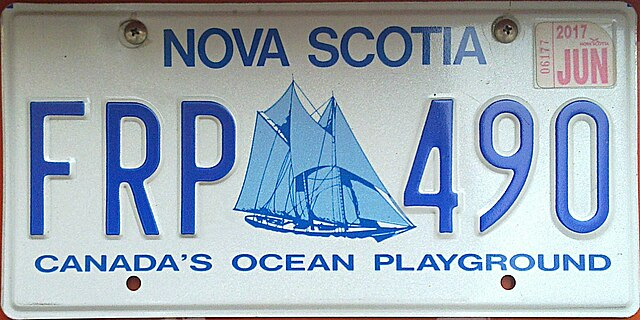
#> input picture test.jpg, 640 x 320 px, found by its file name
$ jupyter execute Class16.ipynb
#> lines starting #> are read from the running program, lines starting #| are printed output that depends on the picture
# Box filter or box blur

## What is box filter or box blur

Box filtering, also known as box blur, is a simple image processing technique where each pixel in the output image has a value equal to the average value of its neighborhood pixels in the input image. Imagine each pixel's value being replaced by the average of all the pixel values in a square (box) surrounding it.

The size of the box determines how much the image is blurred: a larger box results in a more blurred image because the average is taken over more pixels. This process can remove noise or detail from an image, making it look smoother.

In the context of the cv2.boxFilter function from the OpenCV library, the function applies this box filtering technique to an image. You provide the original image, specify how deep the color information should be in the output image (destination depth), and set the size of the box (kernel size). The normalize flag indicates whether to normalize the box's values, meaning each value in the box adds up to one, ensuring the average doesn't change the image brightness too much.

## synatax

cv2.boxFilter(source image, destination depth, kernel size, normalize option)

normalize = true as the same as avg filter

normalize = false means any pixel's value is equal the sum value of around

Because the color range of an image usually is from 0 - 255, in this case, normalize = false or normalize = 0 is easy to make the pixel's value to 255,255,255 which is zero

## Get colorful image

[cell 1]
import cv2
path = "H:\\openCV\\test.jpg"
# be careful of path and \\
imageColor = cv2.imread(path)
#> imageColor is the input picture: shape (320, 640, 3); mean B, G, R 184.7, 171.9, 157.3
# check if the image load successfully or not
if imageColor is None:
    print("Fail to load")
else:
    cv2.imshow('imageColor', imageColor)
    cv2.waitKey(0)
    cv2.destroyAllWindows()

[cell 2]
n1output = cv2.boxFilter(imageColor,-1,(5,5), normalize = 1)
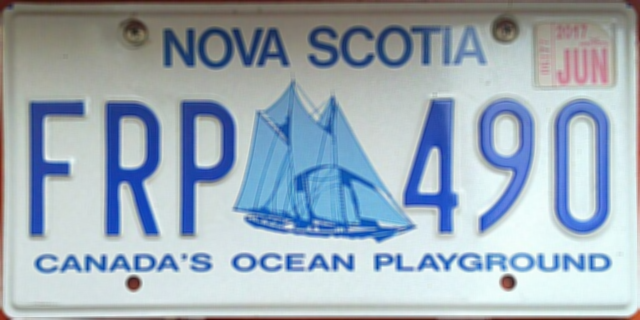
#> n1output: shape (320, 640, 3); mean B, G, R 184.8, 172, 157.3
n0output = cv2.boxFilter(imageColor,-1,(5,5), normalize = 0)

cv2.imshow('normalize=1', n1output)
cv2.imshow('normalize=0', n0output)

cv2.waitKey(0)
cv2.destroyAllWindows()

The n0output is a white image, because of the normalize value is bigger than 255,255,255

[cell 3]
nToutput = cv2.boxFilter(imageColor,-1,(5,5))

cv2.imshow('normalize=True', nToutput)

cv2.waitKey(0)
cv2.destroyAllWindows()

If we skip the normalize parameter, it will give a default vaule which is normalize=True

[cell 4]
nFoutput = cv2.boxFilter(imageColor,-1,(5,5),normalize=False)

cv2.imshow('normalize=False', nFoutput)

cv2.waitKey(0)
cv2.destroyAllWindows()

So, normalize parameter could be 0(False) or 1(True)

[cell 5]
nF2output = cv2.boxFilter(imageColor,-1,(2,2),normalize=False)
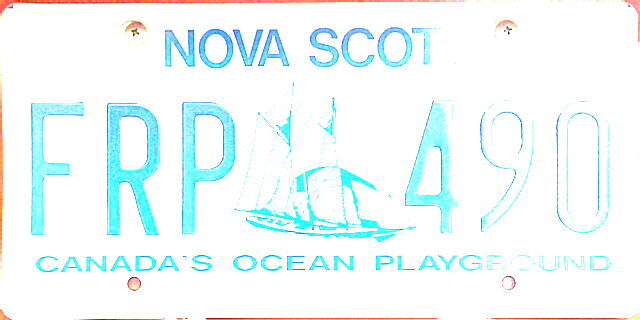
#> nF2output: shape (320, 640, 3); mean B, G, R 252.3, 250.8, 238.8

cv2.imshow('normalize=False,but core is (2,2)', nF2output)

cv2.waitKey(0)
cv2.destroyAllWindows()
